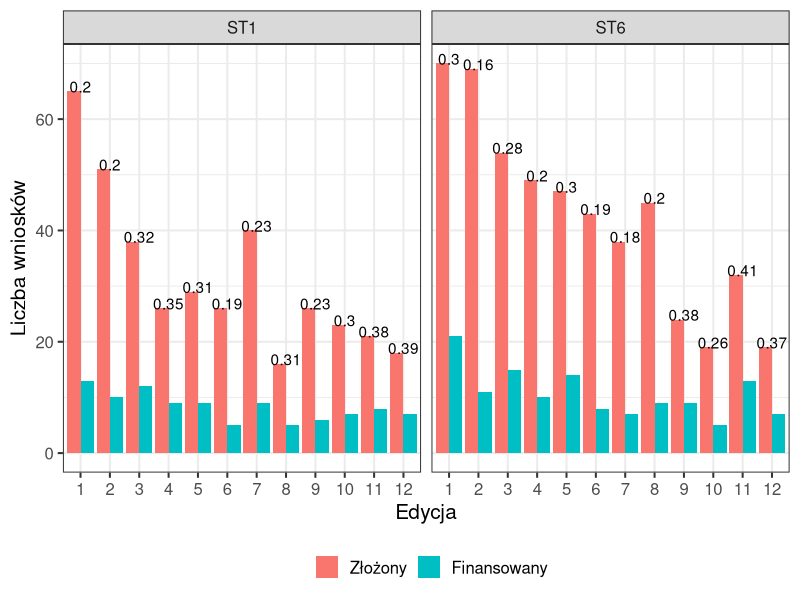

Here is the R script that generated this plot:
## ---- chunk 1
knitr::opts_chunk$set(echo = FALSE, fig.width = 10, fig.height = 5.5)

library(ggplot2)
library(dplyr)
library(reshape2)
## ---- chunk 2
dat <- read.csv("results.csv") %>% 
  mutate(gr = substr(panel, 0, 2),
         panel_id = sapply(panel, function(i) substr(as.character(i), 3, nchar(as.character(i)))),
         panel_id = as.numeric(panel_id),
         panel_id = factor(panel_id, levels = sort(unique(panel_id))))


filter(dat, panel %in% c("ST1", "ST6")) %>% 
  select(ed, panel, zl, fin) %>% 
  mutate(ed = factor(ed)) %>% 
  mutate(success = fin/zl) %>% 
  melt(measure.vars = c("fin", "zl")) %>% 
  mutate(success = ifelse(variable == "fin", "", formatC(success, 2)),
         variable = factor(variable, labels = c("Finansowany", "Złożony")),
         variable = factor(variable, levels = rev(levels(variable)))) %>%
  ggplot(aes(x = as.factor(ed), y = value, fill = variable)) +
  geom_col(position = "dodge") +
  geom_text(aes(label = success), vjust = 0.1) +
  facet_wrap(~ panel) +
  scale_fill_discrete("") +
  scale_y_continuous("Liczba wniosków") +
  scale_x_discrete("Edycja") +
  theme_bw(base_size = 15) +
  theme(legend.position = "bottom",
        legend.direction = "horizontal")
